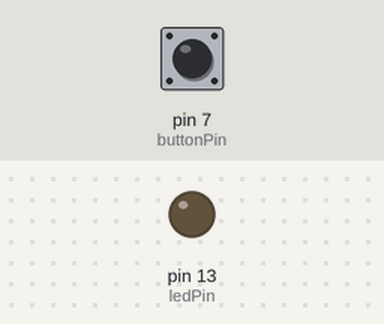
The sketch below on a simulated Arduino Uno, built with avr-gcc and run on an emulated ATmega328P. Shown: output pins drawn as LEDs (lit = HIGH). The inputs (shaded band) are chosen by the test bench; at power-on: pin 7 (buttonPin) LOW.

Above: at 1.2 s.
1.3 s: pin 7 (buttonPin) pulled HIGH for 0.15 s
At 2.5 s:
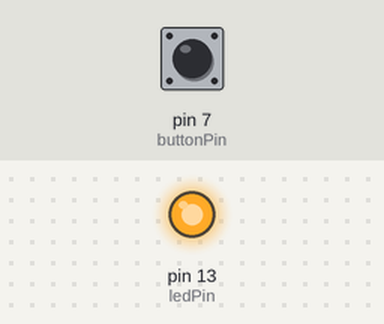
2.9 s: pin 7 (buttonPin) pulled HIGH for 1 s
At 3.9 s:
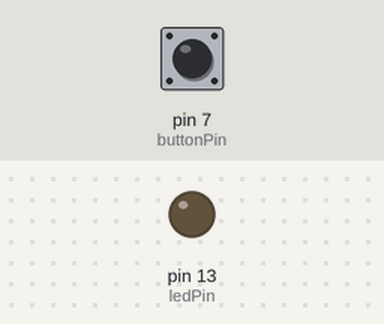
5.4 s: pin 7 (buttonPin) pulled HIGH for 3.2 s
At 5.8 s:
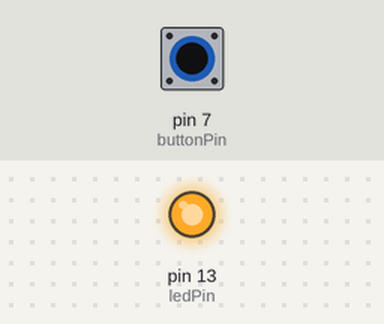
Timing chart, 0 to 8.4 s (numbered marks = the images above; inputs shaded):
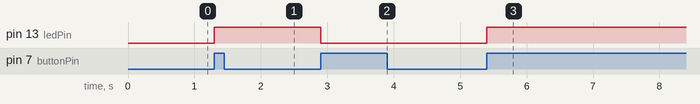

The sketch:

with_continous_glow.ino
```cpp
// Pin definitions
const int buttonPin = 7;    // Pin connected to the button
const int ledPin = LED_BUILTIN;       // Pin connected to the LED

// Variables to store button state
int buttonState = 0;        // Variable to hold the current state of the button
int lastButtonState = 0;    // Variable to hold the last state of the button
int ledState = LOW;         // Variable to hold the state of the LED

void setup() {
  // Set the button pin as input
  pinMode(buttonPin, INPUT);

  // Set the LED pin as output
  pinMode(ledPin, OUTPUT);

  // Start with the LED off
 // digitalWrite(ledPin, ledState);
}

void loop() {
  // Read the current state of the button
  buttonState = digitalRead(buttonPin);

  // Check if the button state has changed from HIGH to LOW
  if (buttonState != lastButtonState) {
    if (buttonState == HIGH) {
      // Toggle the LED state (on/off)
      ledState = !ledState;

      // Update the LED to the new state
      digitalWrite(ledPin, ledState);
    }

    // Update the last button state to the current state
    lastButtonState = buttonState;

    // Debounce delay to avoid multiple triggers

  }
}
```

Measured:
- after the input at 1.3 s, pin 13 (ledPin): LOW → HIGH at once
- after the input at 2.9 s, pin 13 (ledPin): HIGH → LOW at once
- after the input at 5.4 s, pin 13 (ledPin): LOW → HIGH at once
